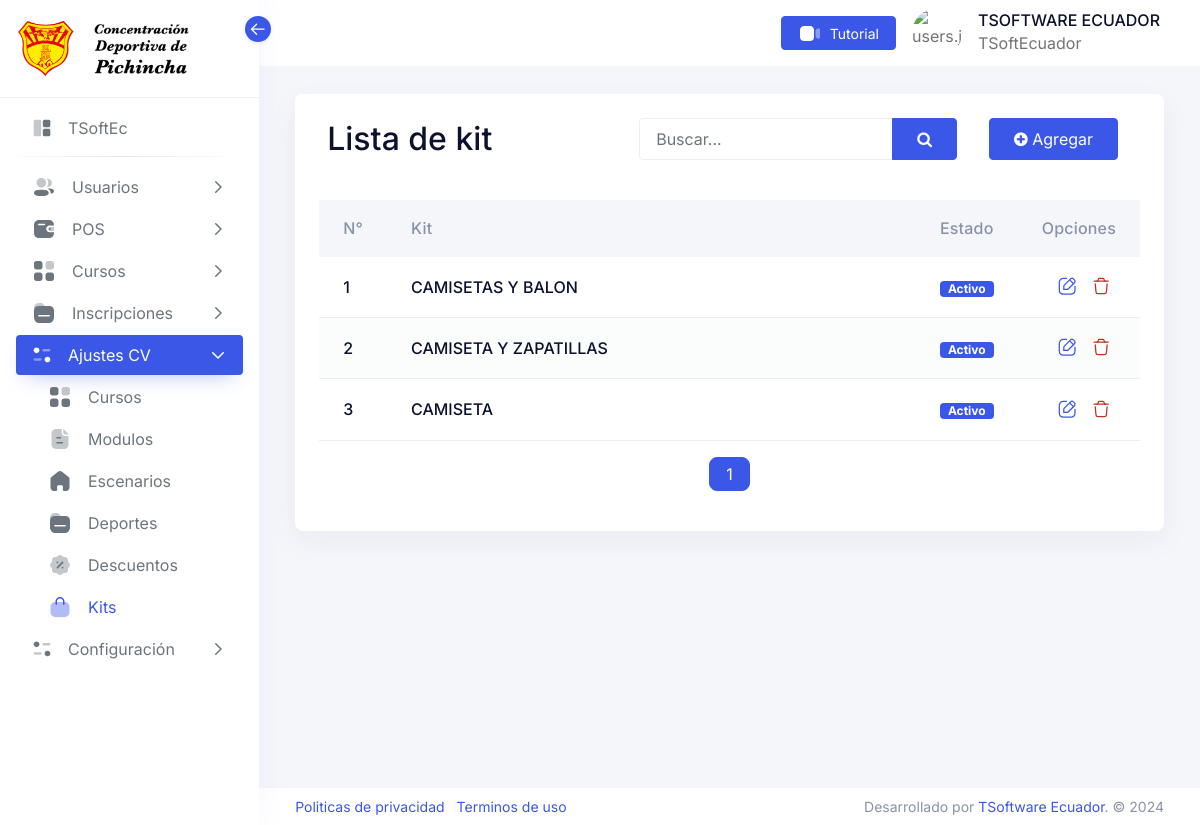
/App/kit-list (signed in), run on the app's committed database.
### tables this page shows
CREATE TABLE `roles` (
  `Rid` int(11) NOT NULL,
  `Rname` varchar(50) NOT NULL,
  `Rimage` varchar(250) NOT NULL,
  `Ucode` varchar(10) NOT NULL,
  `Rroute` varchar(250) NOT NULL,
  `Rstatus` int(11) NOT NULL,
  `RdateCreated` timestamp NOT NULL DEFAULT current_timestamp(),
  `Rdateupdated` timestamp NOT NULL DEFAULT current_timestamp() ON UPDATE current_timestamp()
);

CREATE TABLE `kits` (
  `Kid` bigint(20) NOT NULL,
  `Kname` varchar(100) NOT NULL,
  `Kstatus` int(3) NOT NULL,
  `KdateCreated` timestamp NOT NULL DEFAULT current_timestamp(),
  `KdateUpdated` timestamp NOT NULL DEFAULT current_timestamp()
);

CREATE TABLE `status` (
  `Sid` int(3) NOT NULL,
  `Scodigo` int(3) NOT NULL,
  `Sname` varchar(20) NOT NULL,
  `Scolor` varchar(15) NOT NULL
);

### App/view/page/kit/kit-modal.php (the view, shortened to what the rows shown need)
<div style="float:right;">
    <a class="btn btn-sm btn-icon text-primary flex-end" data-bs-toggle="modal" data-bs-target="#kit-edit<?php echo $row["Kid"] ?>">
        <span class="btn-inner">
        </span>
    </a>
<a class="btn btn-sm btn-icon text-danger flex-end" data-bs-toggle="modal" data-bs-target="#kit-delete<?php echo $row["Kid"] ?>">
    <span class="btn-inner">
    </span>
</a>
</div>

### App/view/include/navbarV.php (shortened to what the rows shown need)
<aside class="sidebar sidebar-default sidebar-white sidebar-base navs-rounded-all ">
    <div class="sidebar-header d-flex justify-content-start">
        <a href="home" class="navbar-brand">
            <div class="logo-main">
                <div class="logo-normal">
                    <img src="./../assets/image/icons/logo-normal.png" class="text-center " alt="" width="60px" height="25%">
                </div>
            </div>
            <h4 class="logo-title">
                <img src="./../assets/image/icons/logo-cdp-letras.png" class="text-center " alt="" width="100px" height="25%">
            </h4>
        </a>
        <div class="sidebar-toggle" data-toggle="sidebar" data-active="true">
            <i class="icon">
            </i>
        </div>
    </div>
    <div class="sidebar-body pt-0 data-scrollbar">
        <div class="sidebar-list">
            <ul class="navbar-nav iq-main-menu" id="sidebar-menu">
                <li class="nav-item">
                    <a class="nav-link " aria-current="page" href="home">
                        <i class="icon">
                        </i>
                        <span class="item-name"><?php echo  $roleName; ?></span>
                    </a>
                </li>
                <li>
                    <hr class="hr-horizontal">
                </li>
                <li class="nav-item">
                    <?php
                    if (in_array('user-profile', $rutas) || in_array('user-add', $rutas) || in_array('user-list', $rutas)  || in_array('user-detail', $rutas)) :
                    ?>
                        <a class="nav-link " data-bs-toggle="collapse" href="#user" role="button" aria-expanded="false" aria-controls="user">
                            <i class="icon">
                            </i>
                            <span class="item-name">Usuarios</span>
                            <i class="right-icon">
                                <svg class="icon-18" xmlns="http://www.w3.org/2000/svg" width="18" fill="none" viewBox="0 0 24 24" stroke="currentColor">
                                    <path stroke-linecap="round" stroke-linejoin="round" stroke-width="2" d="M9 5l7 7-7 7" />
                                </svg>
                            </i>
                        </a>
                    <?php
                    endif;
                    ?>
                </li>
                <li class="nav-item">
                    <?php
                    if (in_array('course-available', $rutas) || in_array('invoice-my-course', $rutas)) :
                    ?>
                        <a class="nav-link " data-bs-toggle="collapse" href="#pos" role="button" aria-expanded="false" aria-controls="pos">
                            <i class="icon">
                            </i>
                            <span class="item-name">POS</span>
                            <i class="right-icon">
                                <svg class="icon-18" xmlns="http://www.w3.org/2000/svg" width="18" fill="none" viewBox="0 0 24 24" stroke="currentColor">
                                    <path stroke-linecap="round" stroke-linejoin="round" stroke-width="2" d="M9 5l7 7-7 7" />
                                </svg>
                            </i>
                        </a>
                    <?php endif; ?>
                </li>
                <li class="nav-item">
                    <?php
                    if (in_array('course-available', $rutas) || in_array('invoice-my-course', $rutas)) :
                    ?>
                        <a class="nav-link " data-bs-toggle="collapse" href="#course" role="button" aria-expanded="false" aria-controls="course">
                            <i class="icon">
                            </i>
                            <span class="item-name">Cursos</span>
                            <i class="right-icon">
                                <svg class="icon-18" xmlns="http://www.w3.org/2000/svg" width="18" fill="none" viewBox="0 0 24 24" stroke="currentColor">
                                    <path stroke-linecap="round" stroke-linejoin="round" stroke-width="2" d="M9 5l7 7-7 7" />
                                </svg>
                            </i>
                        </a>
                    <?php endif; ?>
                </li>
                <li class="nav-item">
                    <?php
                    if (in_array('role-list', $rutas)) :
                    ?>
                        <a class="nav-link " data-bs-toggle="collapse" href="#inscription" role="button" aria-expanded="false" aria-controls="inscription">
                            <i class="icon">
                            </i>
                            <span class="item-name">Inscripciones</span>
                            <i class="right-icon">
                                <svg class="icon-18" xmlns="http://www.w3.org/2000/svg" width="18" fill="none" viewBox="0 0 24 24" stroke="currentColor">
                                    <path stroke-linecap="round" stroke-linejoin="round" stroke-width="2" d="M9 5l7 7-7 7" />
                                </svg>
                            </i>
                        </a>
                    <?php endif; ?>
                </li>
                <li class="nav-item">
                    <?php
                    if (
                        in_array('course-list', $rutas)    || in_array('sport-list', $rutas)   || in_array('module-list', $rutas)   ||
                        in_array('discount-list', $rutas)  || in_array('scenery-list', $rutas)
                    ) :
                    ?>
                        <a class="nav-link" data-bs-toggle="collapse" href="#ajustes" role="button" aria-expanded="false" aria-controls="ajustes">
                            <i class="icon">
                            </i>
                            <span class="item-name">Ajustes CV</span>
                            <i class="right-icon">
                                <svg class="icon-18" xmlns="http://www.w3.org/2000/svg" width="18" fill="none" viewBox="0 0 24 24" stroke="currentColor">
                                    <path stroke-linecap="round" stroke-linejoin="round" stroke-width="2" d="M9 5l7 7-7 7" />
                                </svg>
                            </i>
                        </a>
                    <?php endif; ?>
                    <ul class="sub-nav collapse" id="ajustes" data-bs-parent="#sidebar-menu">
                        <?php if (in_array('course-list', $rutas)) : ?>
                            <li class="nav-item ">
                                <a class="nav-link <?php echo ($currentPage == 'course-list') ? 'active' : ''; ?>" href="course-list">
                                    <span class="item-name">Cursos</span> </a>
                            </li>
                        <?php endif; ?>
                        <?php if (in_array('module-list', $rutas)) : ?>
                            <li class="nav-item ">
                                <a class="nav-link <?php echo ($currentPage == 'module-list') ? 'active' : ''; ?>" href="module-list">
                                    <span class="item-name">Modulos</span> </a>
                            </li>
                        <?php endif; ?>
                        <?php if (in_array('scenery-list', $rutas)) : ?>
                            <li class="nav-item ">
                                <a class="nav-link <?php echo ($currentPage == 'scenery-list') ? 'active' : ''; ?>" href="scenery-list">
                                    <span class="item-name">Escenarios</span> </a>
                            </li>
                        <?php endif; ?>
                        <?php if (in_array('sport-list', $rutas)) : ?>
                            <li class="nav-item ">
                                <a class="nav-link <?php echo ($currentPage == 'sport-list') ? 'active' : ''; ?> " href="sport-list">
                                    <span class="item-name">Deportes</span> </a>
                            </li>
                        <?php endif; ?>
                        <?php if (in_array('discount-list', $rutas)) : ?>
                            <li class="nav-item ">
                                <a class="nav-link <?php echo ($currentPage == 'discount-list') ? 'active' : ''; ?>" href="discount-list">
                                    <span class="item-name">Descuentos</span> </a>
                            </li>
                        <?php endif; ?>
                        <?php if (in_array('kit-list', $rutas)) : ?>
                            <li class="nav-item ">
                                <a class="nav-link <?php echo ($currentPage == 'kit-list') ? 'active' : ''; ?>" href="kit-list">
                                    <span class="item-name">Kits</span> </a>
                            </li>
                        <?php endif; ?>
                    </ul>
                </li>
                <li class="nav-item">
                    <?php
                    if (
                        in_array('role-list', $rutas)  ||  in_array('permission-list', $rutas)  ||  in_array('permission-role', $rutas)
                    ) :
                    ?>
                        <a class="nav-link" data-bs-toggle="collapse" href="#configuraciones" role="button" aria-expanded="false" aria-controls="configuraciones">
                            <i class="icon">
                            </i>
                            <span class="item-name">Configuración</span>
                            <i class="right-icon">
                                <svg class="icon-18" xmlns="http://www.w3.org/2000/svg" width="18" fill="none" viewBox="0 0 24 24" stroke="currentColor">
                                    <path stroke-linecap="round" stroke-linejoin="round" stroke-width="2" d="M9 5l7 7-7 7" />
                                </svg>
                            </i>
                        </a>
                    <?php endif; ?>
                </li>
            </ul>
        </div>
    </div>
</aside>

### App/view/page/kit/kit-list.php (shortened to what the rows shown need)
<?php
$kitController = new KitController();
$kitController->createKit();
$kitController->updateKit();
$kitController->deleteKit();
include 'kit-pagination.php';
?>
<div class="iq-navbar-header" style="margin-top: 10%;">
    <div class="iq-header-img">
    </div>
</div>
<div class="conatiner-fluid content-inner mt-n5 py-0">
    <div class="card">
        <div class="card-header d-flex justify-content-between align-items-center">
            <div class="container-fluid iq-container">
                <div class="row">
                    <div class="col-md-12">
                        <div class="flex-wrap d-flex justify-content-between align-items-center">
                            <div class="form-group">
                                <h2 class="card-title">Lista de kit</h2>
                            </div>
                            <div class="row">
                                <div class="form-group col-md-8">
                                    <form class="d-flex" method="GET">
                                        <div class="input-group ">
                                            <input type="text" class="form-control" name="search" id="search" placeholder="Buscar...">
                                            <button type="submit" id="submit-btn-add" class="btn btn-primary">
                                                <i class="fa fa-search" aria-hidden="true"></i>
                                            </button>
                                        </div>
                                    </form>
                                </div>
                                <div class="form-group col-md-4">
                                    <a class="text-center btn btn-primary " data-bs-toggle="modal" data-bs-target="#kit-add">
                                        <i class="fa fa-plus-circle" aria-hidden="true"></i>
                                        <span>Agregar</span>
                                    </a>
                                </div>
                            </div>
                        </div>
                    </div>
                </div>
            </div>
        </div>
        <div class="card-body">
            <div class="table-responsive">
                <table id="datatable" role="grid" width="100%" class="table table-striped">
                    <thead>
                        <tr>
                            <th>N°</th>
                            <th>Kit</th>
                            <th>Estado</th>
                            <th>Opciones</th>
                        </tr>
                    </thead>
                    <tbody>
                        <?php
                        foreach ($kit as $row) {
                        ?>
                            <tr>
                                <td style="width: 5%;">
                                    <div class="d-flex align-items-center">
                                        <h6><?php echo $row["Kid"] ?></h6>
                                    </div>
                                </td>
                                <td>
                                    <div class="d-flex align-items-center">
                                        <h6><?php echo $row["Kname"]  ?></h6>
                                    </div>
                                </td>
                                <td style="width: 5%;">
                                    <div class="d-flex align-items-center">
                                        <?php
                                        $statusController = new StatusController();
                                        $status = $statusController->getStatus();
                                        foreach ($status as $sts) {
                                            if ($sts["Scodigo"] == $row["Kstatus"]) {
                                        ?>
                                                <h6><span class="badge bg-<?php echo $sts['Scolor'] ?>"><?php echo $sts['Sname'] ?></span></h6>
                                        <?php }
                                        } ?>
                                    </div>
                                </td>
                                <td style="width: 5%;">
                                    <?php include 'kit-modal.php';  ?>
                                </td>
                            </tr>
                        <?php  }  ?>
                    </tbody>
                </table>
                <nav aria-label="Page navigation example">
                    <ul class="pagination justify-content-center">
                        <?php for ($i = 1; $i <= $totalPage; $i++) : ?>
                            <li class="page-item <?php echo ($page == $i) ? 'active' : ''; ?>"><a class="page-link" href="?pagination=<?php echo $i; ?>"><?php echo $i; ?></a></li>
                        <?php endfor; ?>
                    </ul>
                </nav>
            </div>
        </div>
    </div>
</div>

### data on the page
roles: Rname "TSoftEc"
kits: Kid "1", Kname "CAMISETAS Y BALON"
status: Sname "Activo"
kits: Kid "2", Kname "CAMISETA Y ZAPATILLAS"
kits: Kid "3", Kname "CAMISETA"

### other printed values
$_SESSION['Uname'] "TSOFTWARE"
$_SESSION['Ulastname'] "ECUADOR"
$_SESSION['Unickname'] "TSoftEcuador"
